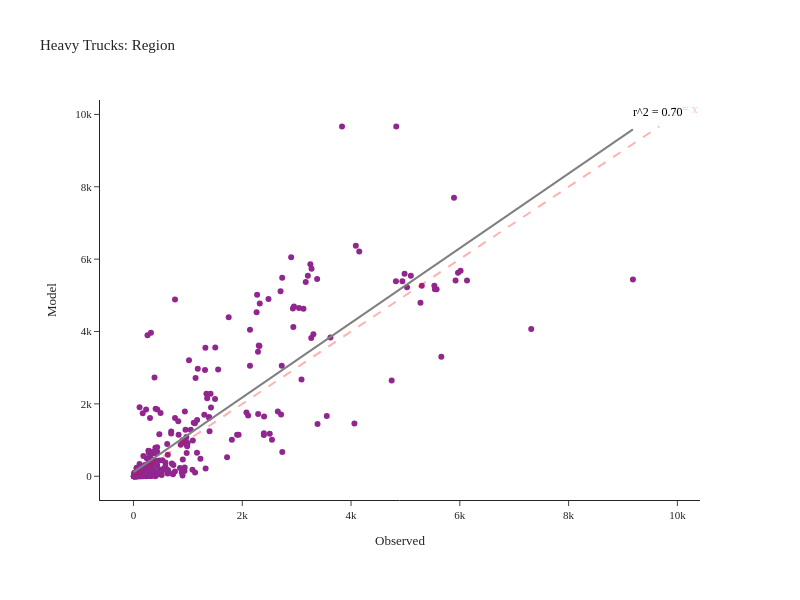

Notebook code cell kept with this figure:
### Code cell
fig = create_truck_chart(df_daily_heavy, 'Heavy')
fig.show()

### Figure 1 — Plotly figure (JSON) as saved in the notebook; plotly's stock layout.template omitted (floating-point values rounded to 4 significant figures; data arrays with more than 128 entries replaced by an {"elided": "..."} marker saying what was removed)
{"data": [{"customdata": {"elided": "348x2 str values"}, "hovertemplate": "Observed=%{x}<br>Model=%{y}<br>location=%{customdata[0]}<br>County=%{customdata[1]}<extra></extra>", "legendgroup": "", "line": {"color": "Grey", "width": 2}, "marker": {"color": "#91268F", "symbol": "circle"}, "mode": "markers", "name": "", "orientation": "v", "showlegend": false, "type": "scatter", "x": {"elided": "348 int values"}, "xaxis": "x", "y": {"elided": "348 int values"}, "yaxis": "y"}, {"hovertemplate": "Observed=%{x}<br>Model=%{y}<extra></extra>", "legendgroup": "", "line": {"color": "Grey", "dash": "solid", "width": 2}, "marker": {"symbol": "circle"}, "mode": "lines", "name": "", "orientation": "v", "showlegend": false, "type": "scatter", "x": [0.0, 92.76, 185.5, 278.3, 371.0, 463.8, 556.5, 649.3, 742.1, 834.8, 927.6, 1020.0, 1113.0, 1206.0, 1299.0, 1391.0, 1484.0, 1577.0, 1670.0, 1762.0, 1855.0, 1948.0, 2041.0, 2133.0, 2226.0, 2319.0, 2412.0, 2504.0, 2597.0, 2690.0, 2783.0, 2875.0, 2968.0, 3061.0, 3154.0, 3247.0, 3339.0, 3432.0, 3525.0, 3618.0, 3710.0, 3803.0, 3896.0, 3989.0, 4081.0, 4174.0, 4267.0, 4360.0, 4452.0, 4545.0, 4638.0, 4731.0, 4823.0, 4916.0, 5009.0, 5102.0, 5194.0, 5287.0, 5380.0, 5473.0, 5565.0, 5658.0, 5751.0, 5844.0, 5936.0, 6029.0, 6122.0, 6215.0, 6308.0, 6400.0, 6493.0, 6586.0, 6679.0, 6771.0, 6864.0, 6957.0, 7050.0, 7142.0, 7235.0, 7328.0, 7421.0, 7513.0, 7606.0, 7699.0, 7792.0, 7884.0, 7977.0, 8070.0, 8163.0, 8255.0, 8348.0, 8441.0, 8534.0, 8626.0, 8719.0, 8812.0, 8905.0, 8997.0, 9090.0, 9183.0], "xaxis": "x", "y": [112.6, 208.3, 304.0, 399.7, 495.4, 591.1, 686.8, 782.5, 878.2, 973.9, 1070.0, 1165.0, 1261.0, 1357.0, 1452.0, 1548.0, 1644.0, 1739.0, 1835.0, 1931.0, 2027.0, 2122.0, 2218.0, 2314.0, 2409.0, 2505.0, 2601.0, 2696.0, 2792.0, 2888.0, 2983.0, 3079.0, 3175.0, 3271.0, 3366.0, 3462.0, 3558.0, 3653.0, 3749.0, 3845.0, 3940.0, 4036.0, 4132.0, 4227.0, 4323.0, 4419.0, 4515.0, 4610.0, 4706.0, 4802.0, 4897.0, 4993.0, 5089.0, 5184.0, 5280.0, 5376.0, 5472.0, 5567.0, 5663.0, 5759.0, 5854.0, 5950.0, 6046.0, 6141.0, 6237.0, 6333.0, 6428.0, 6524.0, 6620.0, 6716.0, 6811.0, 6907.0, 7003.0, 7098.0, 7194.0, 7290.0, 7385.0, 7481.0, 7577.0, 7672.0, 7768.0, 7864.0, 7960.0, 8055.0, 8151.0, 8247.0, 8342.0, 8438.0, 8534.0, 8629.0, 8725.0, 8821.0, 8917.0, 9012.0, 9108.0, 9204.0, 9299.0, 9395.0, 9491.0, 9586.0], "yaxis": "y"}], "layout": {"annotations": [{"align": "right", "font": {"color": "pink", "size": 12}, "showarrow": false, "text": "y = x", "x": 10150.0, "y": 10150.0}, {"align": "right", "font": {"color": "black", "size": 12}, "showarrow": false, "text": "r^2 = 0.70", "x": 9642.0, "y": 10070.0}], "height": 600, "legend": {"tracegroupgap": 0}, "margin": {"b": 100, "l": 100, "r": 100, "t": 100}, "shapes": [{"line": {"color": "Red", "dash": "dash", "width": 2}, "type": "line", "x0": 0, "x1": 9666, "y0": 0, "y1": 9666}], "title": {"text": "Heavy Trucks: Region"}, "width": 800, "xaxis": {"anchor": "y", "domain": [0.0, 1.0], "title": {"text": "Observed"}}, "yaxis": {"anchor": "x", "domain": [0.0, 1.0], "title": {"text": "Model"}}}}
